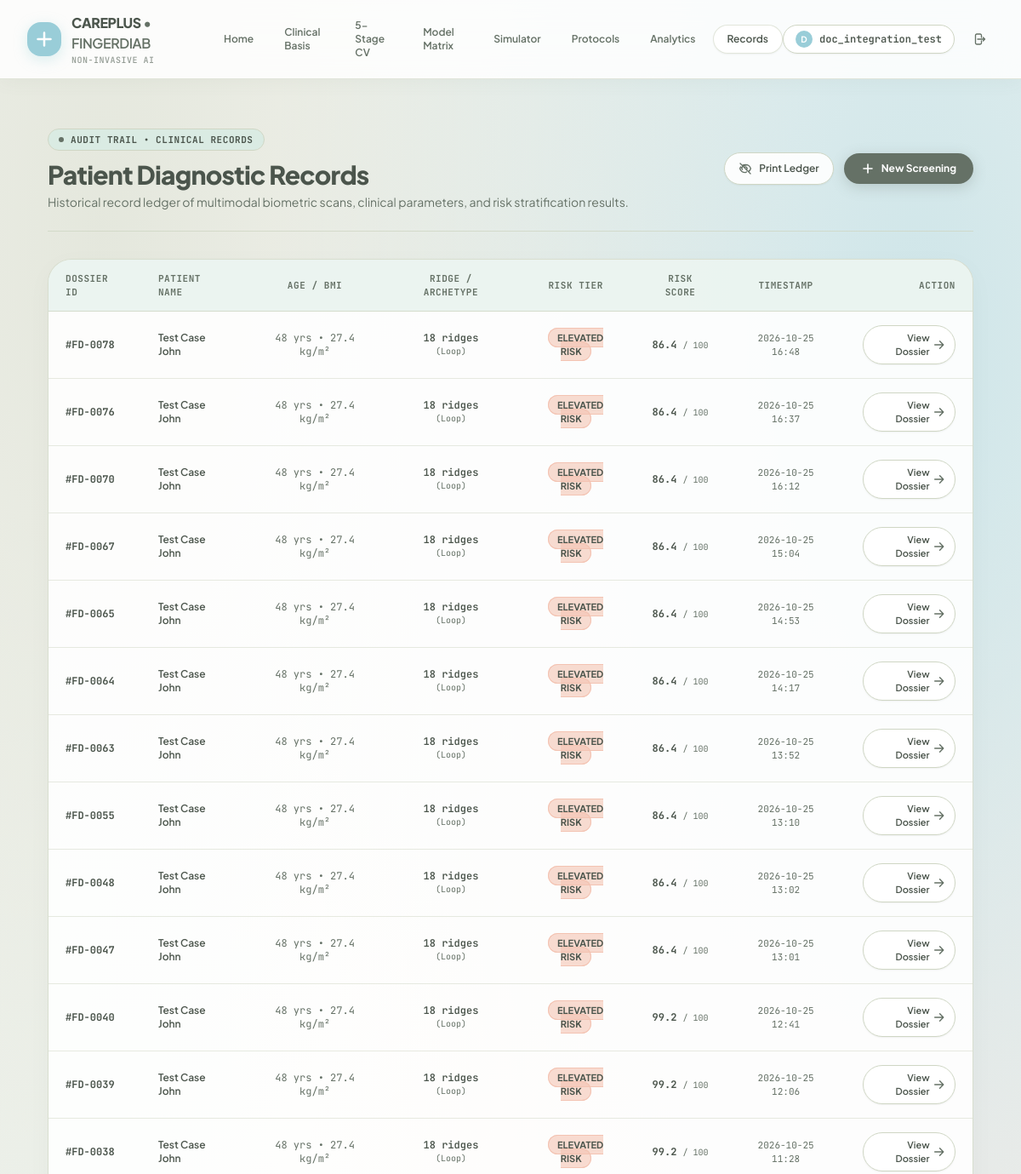
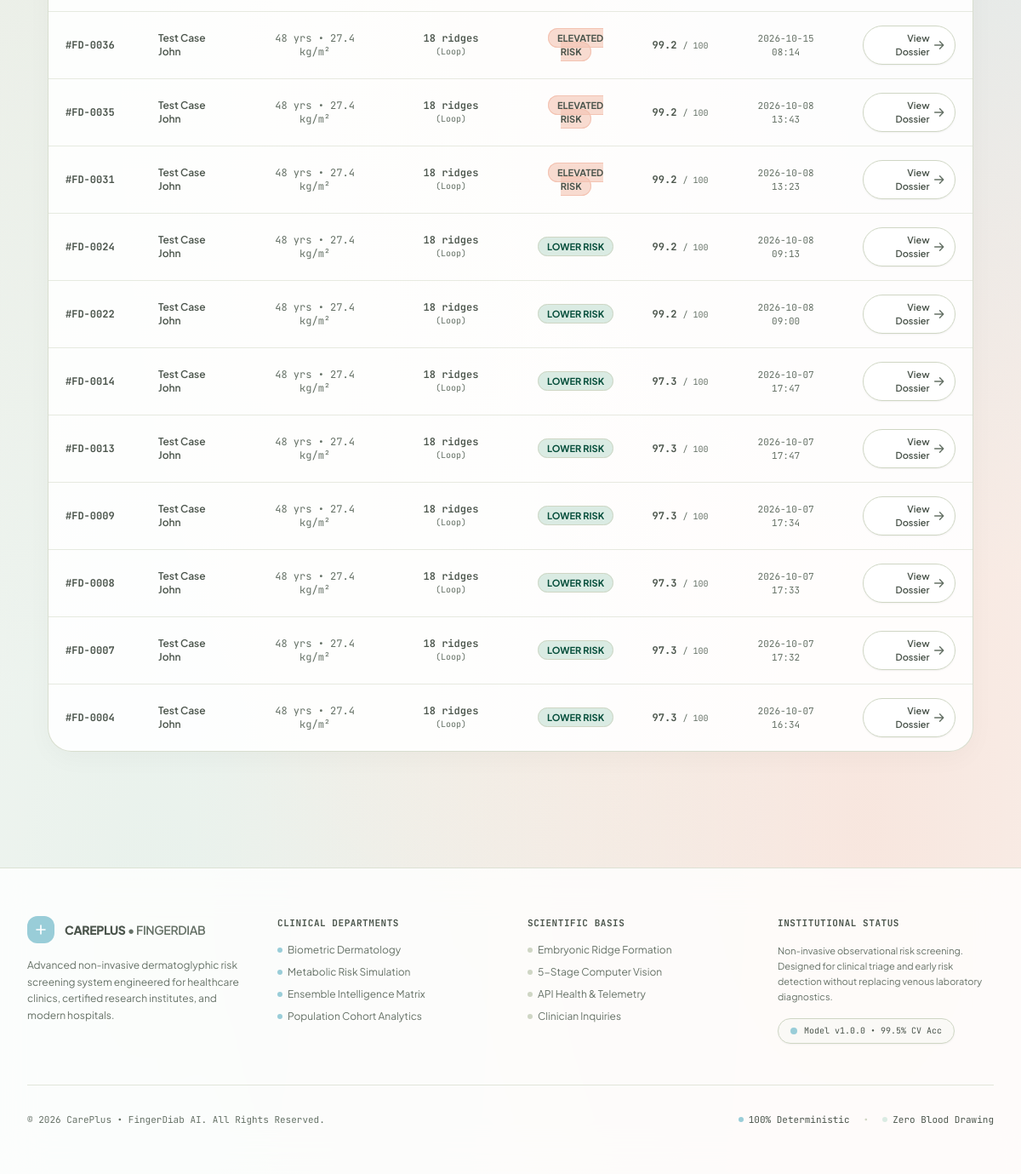
The app's page /history (signed in) with its own data (2 pictures, top to bottom).
### tables this page shows
CREATE TABLE predictions (
            id INTEGER PRIMARY KEY AUTOINCREMENT,
            user_id INTEGER,
            patient_name TEXT,
            fingerprint_type TEXT NOT NULL,
            ridge_count INTEGER NOT NULL,
            age INTEGER NOT NULL,
            bmi REAL NOT NULL,
            family_history TEXT NOT NULL,
            diabetes_risk TEXT NOT NULL,
            risk_score REAL DEFAULT 0.0,
            model_used TEXT DEFAULT 'Random Forest',
            confidence REAL DEFAULT 0.0,
            notes TEXT,
            created_at TIMESTAMP DEFAULT CURRENT_TIMESTAMP, model_version TEXT DEFAULT 'fingerdiab-rf-v1.0.0',
            FOREIGN KEY (user_id) REFERENCES users (id)
        );

### app.py (the view)
@app.route('/history')
@login_required
def history_page():
    records = PredictionRepository.get_by_user_id(session['user_id'])
    return render_template('history.html', records=records)

### app.py (called while the page is built, shortened)
@app.teardown_appcontext
def close_connection(exception):
    db = getattr(g, '_database', None)
    if db is not None:
        db.close()

def login_required(f):
    @wraps(f)
    def decorated_function(*args, **kwargs):
        return f(*args, **kwargs)
    return decorated_function

### fingerdiab/database/database.py (called while the page is built)
def get_db_connection():
    conn = sqlite3.connect(Config.DATABASE_PATH, timeout=10.0)
    conn.row_factory = sqlite3.Row
    return conn

### fingerdiab/database/repositories.py (called while the page is built)
    @staticmethod
    def get_by_user_id(user_id, limit=50):
        conn = get_db_connection()
        rows = conn.execute(
            "SELECT * FROM predictions WHERE user_id = ? ORDER BY created_at DESC LIMIT ?",
            (user_id, limit)
        ).fetchall()
        conn.close()
        return [dict(r) for r in rows]

### templates/history.html (shortened to what this page needs)
{% extends "base.html" %}
{% block content %}
<div class="py-10 px-4 sm:px-6 lg:px-8 max-w-6xl mx-auto space-y-8">
    <div class="flex flex-col sm:flex-row sm:items-center justify-between gap-4 border-b border-[#CFD6C4]/80 pb-6">
        <div>
            <div class="inline-flex items-center gap-2 px-3 py-1 rounded-full bg-[#DAEBE3] border border-[#CFD6C4] text-[11px] font-bold text-[#4B554C] uppercase tracking-wider font-mono">
                <span class="w-1.5 h-1.5 rounded-full bg-[#657166]"></span>
                <span>Audit Trail &bull; Clinical Records</span>
            </div>
            <h1 class="text-2xl sm:text-3xl font-extrabold text-[#4B554C] mt-2.5 font-heading tracking-tight">
                Patient Diagnostic Records
            </h1>
            <p class="text-xs sm:text-sm text-[#657166] mt-1">
                Historical record ledger of multimodal biometric scans, clinical parameters, and risk stratification results.
            </p>
        </div>
        <div class="flex items-center space-x-3">
            <button onclick="window.print()" class="px-4 py-2.5 rounded-full bg-white/90 hover:bg-[#DAEBE3] text-[#4B554C] text-xs font-semibold border border-[#CFD6C4] transition flex items-center gap-2 shadow-sm">
                <span>Print Ledger</span>
            </button>
            <a href="{{ url_for('upload_page') }}" class="btn-ink-pill px-5 py-2.5 text-xs flex items-center gap-2 shadow-md">
                <svg class="w-4 h-4" fill="none" viewBox="0 0 24 24" stroke="currentColor" stroke-width="2.5">
                    <path stroke-linecap="round" stroke-linejoin="round" d="M12 4.5v15m7.5-7.5h-15" />
                </svg>
                <span>New Screening</span>
            </a>
        </div>
    </div>
    <div class="bg-white/90 rounded-[28px] border border-[#CFD6C4]/80 shadow-[0_8px_30px_rgb(0,0,0,0.03)] overflow-hidden">
        {% if records and records|length > 0 %}
            <div class="overflow-x-auto">
                <table class="w-full text-left text-xs text-[#4B554C]">
                    <thead class="bg-[#DAEBE3]/50 border-b border-[#CFD6C4]/80 text-[11px] font-mono uppercase tracking-wider text-[#657166]">
                        <tr>
                            <th class="px-5 py-3.5">Dossier ID</th>
                            <th class="px-5 py-3.5">Patient Name</th>
                            <th class="px-5 py-3.5 text-center">Age / BMI</th>
                            <th class="px-5 py-3.5 text-center">Ridge / Archetype</th>
                            <th class="px-5 py-3.5 text-center">Risk Tier</th>
                            <th class="px-5 py-3.5 text-center">Risk Score</th>
                            <th class="px-5 py-3.5 text-center">Timestamp</th>
                            <th class="px-5 py-3.5 text-right">Action</th>
                        </tr>
                    </thead>
                    <tbody class="divide-y divide-[#CFD6C4]/50">
                        {% for r in records %}
                            <tr class="hover:bg-[#DAEBE3]/20 transition-colors">
                                <td class="px-5 py-4 font-mono font-bold text-[#4B554C]">
                                    #FD-{{ "%04d"|format(r.id) }}
                                </td>
                                <td class="px-5 py-4 font-semibold text-[#4B554C]">
                                    {{ r.patient_name }}
                                </td>
                                <td class="px-5 py-4 text-center font-mono text-[#657166]">
                                    {{ r.age }} yrs &bull; {{ r.bmi }} kg/m²
                                </td>
                                <td class="px-5 py-4 text-center font-mono text-[#657166]">
                                    <span class="inline-flex items-center gap-1 font-semibold text-[#4B554C]">
                                        {{ r.ridge_count }} ridges
                                    </span>
                                    <span class="text-[10px] text-[#657166] block capitalize">({{ r.fingerprint_type }})</span>
                                </td>
                                <td class="px-5 py-4 text-center">
                                    {% if r.diabetes_risk|lower == 'high' %}
                                        <span class="px-2.5 py-1 rounded-full text-[11px] font-bold uppercase bg-[#F3C3B2]/60 text-[#4B554C] border border-[#F3C3B2]">
                                            Elevated Risk
                                        </span>
                                    {% elif r.diabetes_risk|lower == 'medium' %}
                                        <span class="px-2.5 py-1 rounded-full text-[11px] font-bold uppercase bg-[#FDE8D3] text-[#4B554C] border border-[#CFD6C4]">
                                            Intermediate
                                        </span>
                                    {% else %}
                                        <span class="px-2.5 py-1 rounded-full text-[11px] font-bold uppercase bg-[#DAEBE3] text-emerald-900 border border-[#CFD6C4]">
                                            Lower Risk
                                        </span>
                                    {% endif %}
                                </td>
                                <td class="px-5 py-4 text-center font-mono font-bold text-[#4B554C]">
                                    {% if r.risk_score %}
                                        {{ "%.1f"|format(r.risk_score) }} <span class="text-[10px] text-[#657166] font-normal">/ 100</span>
                                    {% else %}
                                        {{ r.confidence }}%
                                    {% endif %}
                                </td>
                                <td class="px-5 py-4 text-center font-mono text-[#657166] text-[11px]">
                                    {{ r.created_at[:16] if r.created_at else 'Recent' }}
                                </td>
                                <td class="px-5 py-4 text-right">
                                    <a href="{{ url_for('result_page', pred_id=r.id) }}" class="inline-flex items-center gap-1 px-3 py-1.5 rounded-full bg-white hover:bg-[#DAEBE3] text-[#4B554C] font-semibold text-[11px] border border-[#CFD6C4] transition shadow-sm">
                                        <span>View Dossier</span>
                                        <svg class="w-3.5 h-3.5 text-[#657166]" fill="none" viewBox="0 0 24 24" stroke="currentColor" stroke-width="2.5">
                                            <path stroke-linecap="round" stroke-linejoin="round" d="M13.5 4.5L21 12m0 0l-7.5 7.5M21 12H3" />
                                        </svg>
                                    </a>
                                </td>
                            </tr>
                        {% endfor %}
                    </tbody>
                </table>
            </div>
        {% endif %}
    </div>
</div>
{% endblock %}

### templates/base.html (style rules this page uses)
html, body { overflow-x: hidden !important; max-width: 100vw !important; width: 100%; position: relative; }
body { background-color: #FAF9F6; background-image: radial-gradient(at 10% 10%, rgba(207, 214, 196, 0.50) 0px, transparent 55%), radial-gradient(at 90% 15%, rgba(153, 205, 216, 0.45) 0px, transparent 50%), radial-gradient(at 50% 50%, rgba(253, 232, 211, 0.40) 0px, transparent 60%), radial-gradient(at 85% 85%, rgba(243, 195, 178, 0.35) 0px, transparent 55%), radial-gradient(at 15% 90%, rgba(218, 235, 227, 0.55) 0px, transparent 55%); background-attachment: fixed; color: #657166; font-family: 'Plus Jakarta Sans', 'Inter', -apple-system, BlinkMacSystemFont, sans-serif; -webkit-font-smoothing: antialiased; }
h1, h2, h3, h4, .font-heading { font-family: 'Plus Jakarta Sans', sans-serif; letter-spacing: -0.025em; color: #4B554C; }
.btn-ink-pill, .btn-mint-pill { background-color: #657166 !important; color: #FFFFFF !important; font-weight: 700 !important; border-radius: 9999px !important; box-shadow: 0 4px 16px rgba(101, 113, 102, 0.25) !important; transition: all 0.2s ease !important; }

### records on screen
predictions: id "0078", patient_name "Test Case John", age "48", bmi "27.4", ridge_count "18", fingerprint_type "Loop", diabetes_risk "ELEVATED RISK", risk_score "86.4", created_at "2026-10-25 16:48"
predictions: id "0076", patient_name "Test Case John", age "48", bmi "27.4", ridge_count "18", fingerprint_type "Loop", diabetes_risk "ELEVATED RISK", risk_score "86.4", created_at "2026-10-25 16:37"
predictions: id "0070", patient_name "Test Case John", age "48", bmi "27.4", ridge_count "18", fingerprint_type "Loop", diabetes_risk "ELEVATED RISK", risk_score "86.4", created_at "2026-10-25 16:12"
predictions: id "0067", patient_name "Test Case John", age "48", bmi "27.4", ridge_count "18", fingerprint_type "Loop", diabetes_risk "ELEVATED RISK", risk_score "86.4", created_at "2026-10-25 15:04"
predictions: id "0065", patient_name "Test Case John", age "48", bmi "27.4", ridge_count "18", fingerprint_type "Loop", diabetes_risk "ELEVATED RISK", risk_score "86.4", created_at "2026-10-25 14:53"
predictions: id "0064", patient_name "Test Case John", age "48", bmi "27.4", ridge_count "18", fingerprint_type "Loop", diabetes_risk "ELEVATED RISK", risk_score "86.4", created_at "2026-10-25 14:17"
predictions: id "0063", patient_name "Test Case John", age "48", bmi "27.4", ridge_count "18", fingerprint_type "Loop", diabetes_risk "ELEVATED RISK", risk_score "86.4", created_at "2026-10-25 13:52"
predictions: id "0055", patient_name "Test Case John", age "48", bmi "27.4", ridge_count "18", fingerprint_type "Loop", diabetes_risk "ELEVATED RISK", risk_score "86.4", created_at "2026-10-25 13:10"
predictions: id "0048", patient_name "Test Case John", age "48", bmi "27.4", ridge_count "18", fingerprint_type "Loop", diabetes_risk "ELEVATED RISK", risk_score "86.4", created_at "2026-10-25 13:02"
predictions: id "0047", patient_name "Test Case John", age "48", bmi "27.4", ridge_count "18", fingerprint_type "Loop", diabetes_risk "ELEVATED RISK", risk_score "86.4", created_at "2026-10-25 13:01"
predictions: id "0040", patient_name "Test Case John", age "48", bmi "27.4", ridge_count "18", fingerprint_type "Loop", diabetes_risk "ELEVATED RISK", risk_score "99.2", created_at "2026-10-25 12:41"
predictions: id "0039", patient_name "Test Case John", age "48", bmi "27.4", ridge_count "18", fingerprint_type "Loop", diabetes_risk "ELEVATED RISK", risk_score "99.2", created_at "2026-10-25 12:06"
predictions: id "0038", patient_name "Test Case John", age "48", bmi "27.4", ridge_count "18", fingerprint_type "Loop", diabetes_risk "ELEVATED RISK", risk_score "99.2", created_at "2026-10-25 11:28"
predictions: id "0036", patient_name "Test Case John", age "48", bmi "27.4", ridge_count "18", fingerprint_type "Loop", diabetes_risk "ELEVATED RISK", risk_score "99.2", created_at "2026-10-15 08:14"
predictions: id "0035", patient_name "Test Case John", age "48", bmi "27.4", ridge_count "18", fingerprint_type "Loop", diabetes_risk "ELEVATED RISK", risk_score "99.2", created_at "2026-10-08 13:43"
predictions: id "0031", patient_name "Test Case John", age "48", bmi "27.4", ridge_count "18", fingerprint_type "Loop", diabetes_risk "ELEVATED RISK", risk_score "99.2", created_at "2026-10-08 13:23"
predictions: id "0024", patient_name "Test Case John", age "48", bmi "27.4", ridge_count "18", fingerprint_type "Loop", diabetes_risk "LOWER RISK", risk_score "99.2", created_at "2026-10-08 09:13"
predictions: id "0022", patient_name "Test Case John", age "48", bmi "27.4", ridge_count "18", fingerprint_type "Loop", diabetes_risk "LOWER RISK", risk_score "99.2", created_at "2026-10-08 09:00"
predictions: id "0014", patient_name "Test Case John", age "48", bmi "27.4", ridge_count "18", fingerprint_type "Loop", diabetes_risk "LOWER RISK", risk_score "97.3", created_at "2026-10-07 17:47"
predictions: id "0013", patient_name "Test Case John", age "48", bmi "27.4", ridge_count "18", fingerprint_type "Loop", diabetes_risk "LOWER RISK", risk_score "97.3", created_at "2026-10-07 17:47"
predictions: id "0009", patient_name "Test Case John", age "48", bmi "27.4", ridge_count "18", fingerprint_type "Loop", diabetes_risk "LOWER RISK", risk_score "97.3", created_at "2026-10-07 17:34"
predictions: id "0008", patient_name "Test Case John", age "48", bmi "27.4", ridge_count "18", fingerprint_type "Loop", diabetes_risk "LOWER RISK", risk_score "97.3", created_at "2026-10-07 17:33"
predictions: id "0007", patient_name "Test Case John", age "48", bmi "27.4", ridge_count "18", fingerprint_type "Loop", diabetes_risk "LOWER RISK", risk_score "97.3", created_at "2026-10-07 17:32"
predictions: id "0004", patient_name "Test Case John", age "48", bmi "27.4", ridge_count "18", fingerprint_type "Loop", diabetes_risk "LOWER RISK", risk_score "97.3", created_at "2026-10-07 16:34"

### other values on screen
{{ session.get('username', 'U')[0]|upper }} "D"
{{ session.get('username') }} "doc_integration_test"
